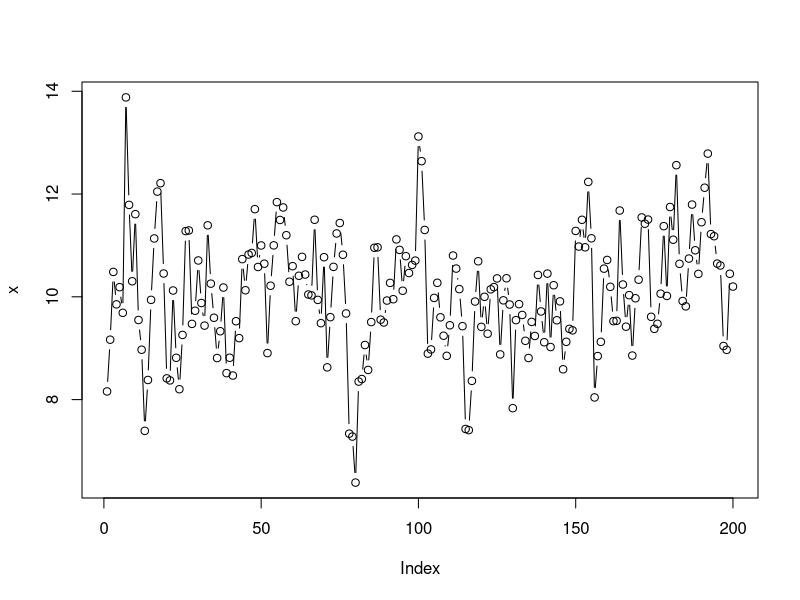
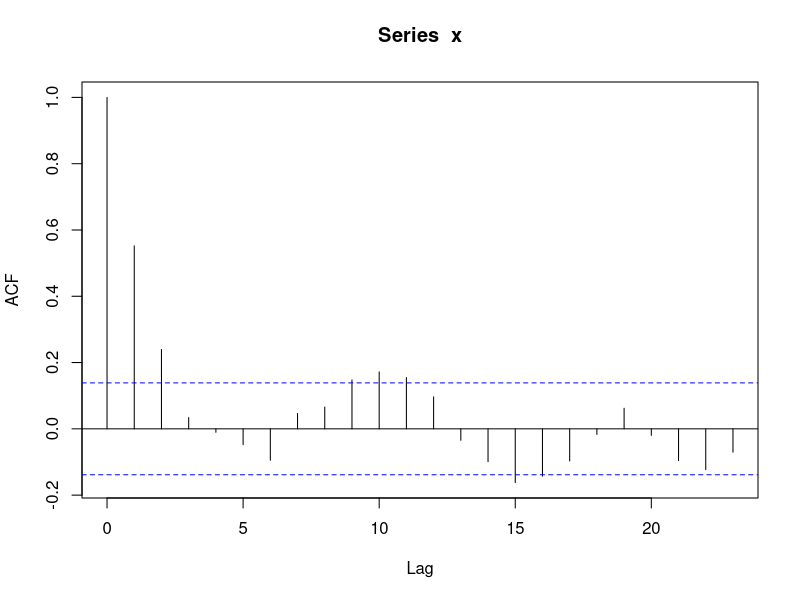

Reproduce these figures in R, in order.



wt_1= rnorm(1,0,1)
wt_2= rnorm(1,0,1)

x = vector()

for (i in seq(1:200))
{
wt = rnorm(1,0,1)
x = append(x,10 + wt + 0.5*wt_1 + 0.3*wt_2 )

wt_2 =  wt_1
wt_1= wt

}

plot(x,type='b')

acf(x,pl=TRUE)